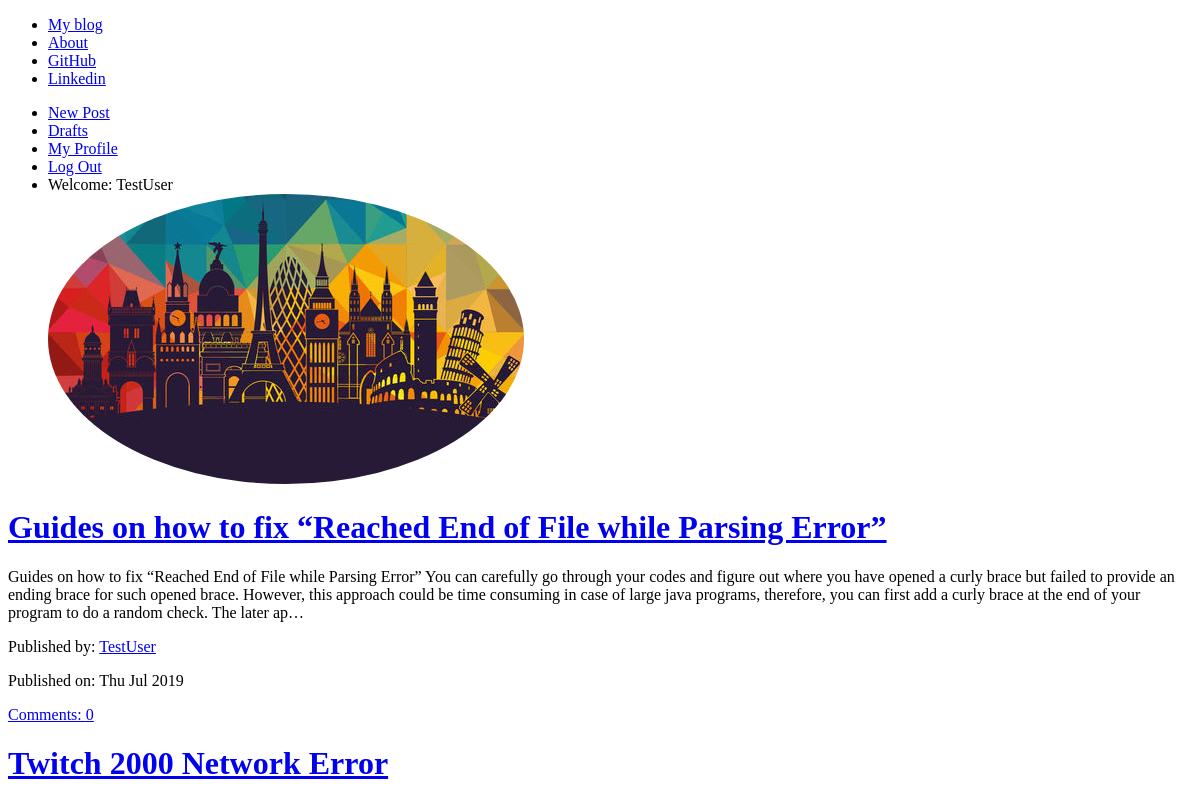
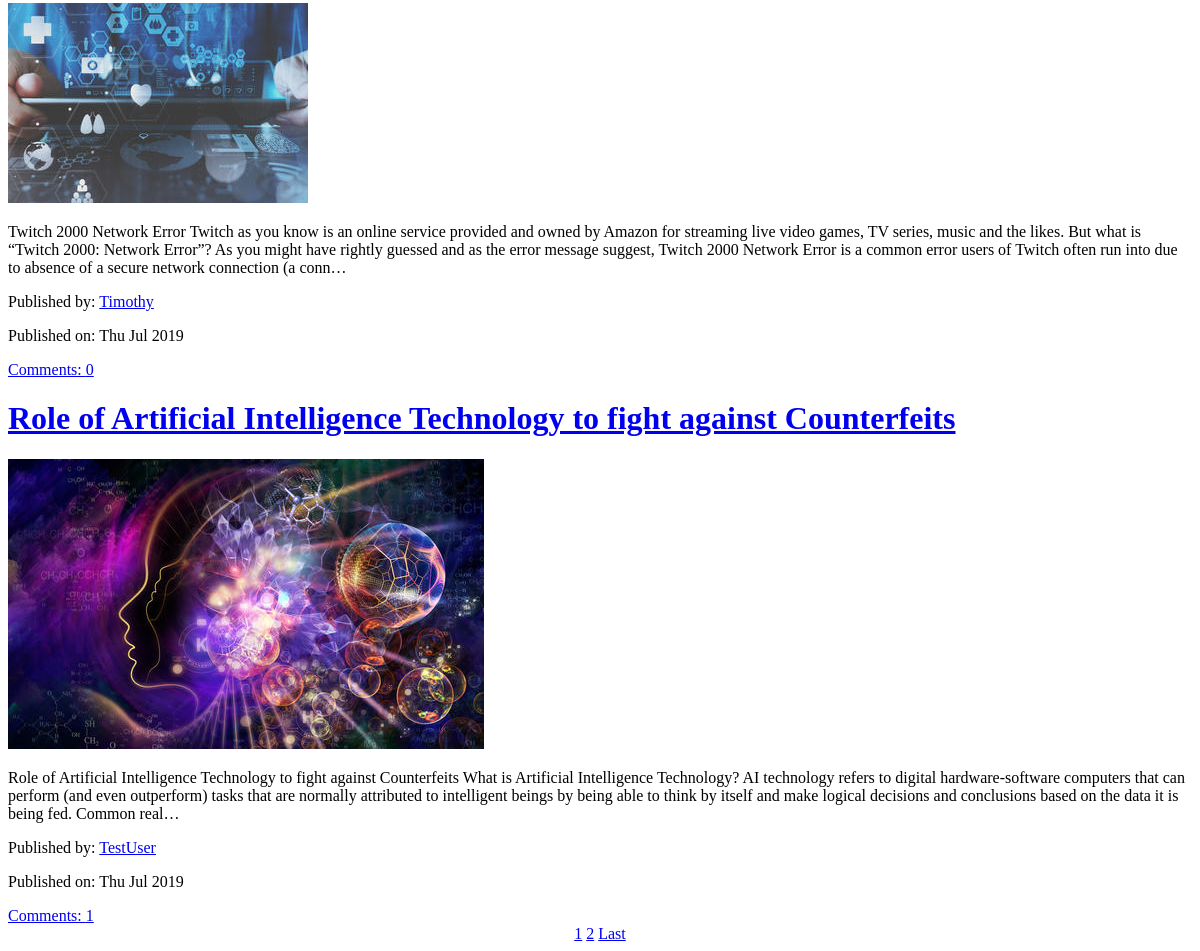
Screenshot of / (signed in) with the database file from the repository (2 pictures, top to bottom).
### User_Registration_App/models.py (models this page shows, shortened)
class UserProfile(models.Model):
    user = models.OneToOneField(User, on_delete = models.CASCADE)
    picture = models.ImageField(default = "profile_pics/cehhhh.jpg", upload_to = "profile_pics")

### Blog_App/models.py (models this page shows, shortened)
class Post(models.Model):
    author = models.ForeignKey('auth.User', on_delete=models.CASCADE)
    title = models.CharField(max_length=200, unique=True)
    text = models.TextField()
    create_date = models.DateTimeField(default=timezone.now)
    published_date = models.DateTimeField(blank=True, null=True)
    image = models.ImageField(blank=True, null=True, upload_to='post_pics')
    def approve_comments(self):
        return self.comments.filter(approved_comment=True)

### Blog_App/views.py (the view)
# urls.py: path('', views.PostListView.as_view(), name='post_list'),
class PostListView(ListView):
    model = Post
    context_object_name = 'post_list'
    def get_queryset(self):
        return Post.objects.filter(published_date__lte=timezone.now()).order_by('-published_date')
    paginate_by = 3

### Blog_App/templates/Blog_App/post_list.html (shortened to what this page needs)
{% extends "Blog_App/base.html" %}
{% block content %}
<div class="centerstage">
  {% for post in post_list %}
    <div class="post">
      <h1> <a href="{% url 'Blog_App:post_detail' pk=post.pk %}">{{post.title}}</a> </h1>
      {% if post.image %}
        <img src="{{post.image.url}}" alt="PostImage">
      {% endif %}
      <p>{{post.text|truncatechars:400}}</p>
      <div class="date">
        <p>Published by: <a href="{% url 'Blog_App:user_post_list' username=post.author %}">{{post.author}}</a></p>
        <p>Published on: {{post.published_date|date:"D M Y"}}</p>
      </div>
      <a href="{% url 'Blog_App:post_detail' pk=post.pk %}">Comments: {{post.approve_comments.count}}</a>
    </div>
  {% endfor %}
</div>
<footer style="text-align:center">
  <div class="paginator">
    {% if is_paginated %}
      {% for num in page_obj.paginator.page_range %}
        {% if page_obj.number == num %}
          <a href="?page={{num}}">{{num}}</a>
        {% endif %}
      {% endfor %}
      {% if page_obj.has_next %}
        <a href="?page={{page_obj.next_page_number}}">{{page_obj.next_page_number}}</a>
        <a href="?page={{page_obj.paginator.num_pages}}">Last</a>
      {% endif %}
    {% endif %}
  </div>
</footer>
{% endblock %}

### Blog_App/templates/Blog_App/base.html (shortened to what this page needs)
<!DOCTYPE html>
{% load staticfiles %}
<html lang="en" dir="ltr">
  <head>
      <link rel="stylesheet" href="{% static 'css/Blog_App.css' %}">
  </head>
  <body class="loader">
    <div class="jumbotron">
      <ul class="nav navbar-nav">
        <li><a href="{% url 'Blog_App:post_list' %}">My blog</a></li>
        <li><a href="{% url 'Blog_App:about' %}">About</a></li>
        <li><a target="_blank" href="https://github.com/Timothy-py/Blog_Project.git">GitHub</a></li>
        <li><a target="_blank" href="https://www.linkedin.com">Linkedin</a></li>
      </ul>
      {% if user.is_authenticated %}
      <ul class="nav navbar-nav navbar-right">
        <li>
          <a href="{% url 'Blog_App:post_new' %}">New Post</a>
        </li>
        <li>
          <a href="{% url 'Blog_App:post_draft_list' %}">Drafts</a>
        </li>
        <li>
          <a href="{% url 'Blog_App:profile' pk=user.pk %}">My Profile</a>
        </li>
        <li><a href="{% url 'logout' %}">Log Out</a></li>
        <li>
          <a>Welcome: {{user.username}}</a>
        </li>
          <div class="profile_pics">
            <img style="border-radius:50%" src="{{user.userprofile.picture.url}}" alt="profile picture">
          </div>
          {% else %}
            <li> <a class="nav navbar-right"  href="{% url 'login' %}"> <span class="glyphicon glyphicon-user">Login</span> </a> </li>
            <li> <a href="{% url 'register' %}">Sign Up</a> </li>
      </ul>
      {% endif %}
    </div>
    <div class="content container">
      <div class="row">
        <div class="col-md-8">
          <div class="blog_posts">
            {% block content %}
            {% endblock %}
          </div>
        </div>
      </div>
    </div>
  </body>
</html>

### Blog_App/static/css/Blog_App.css (style rules this page uses)
.centerstage { margin-left: auto; margin-right: auto; }
.loader { filter: hue-rotate(0deg); color: linear-gradient(45deg,#0f8,#08f); animation: hue 10000ms infinite linear; }

### rows the page displays
Post: title "Guides on how to fix “Reached End of File while Parsing Error”", text "Guides on how to fix “Reached End of File while Parsing Error” You can carefully go through your codes and figure out where you have opened a curly brace but failed to provide an ending brace for such opened brace. However, this approach could be time consuming in case of large java programs, therefore, you can first add a curly brace at the end of your program to do a random check. The later ap…", author "TestUser", published_date "Thu Jul 2019", approve_comments.count "0"
Post: title "Twitch 2000 Network Error", image (picture), text "Twitch 2000 Network Error Twitch as you know is an online service provided and owned by Amazon for streaming live video games, TV series, music and the likes. But what is “Twitch 2000: Network Error”? As you might have rightly guessed and as the error message suggest, Twitch 2000 Network Error is a common error users of Twitch often run into due to absence of a secure network connection (a conn…", author "Timothy", published_date "Thu Jul 2019", approve_comments.count "0"
Post: title "Role of Artificial Intelligence Technology to fight against Counterfeits", image (picture), text "Role of Artificial Intelligence Technology to fight against Counterfeits What is Artificial Intelligence Technology? AI technology refers to digital hardware-software computers that can perform (and even outperform) tasks that are normally attributed to intelligent beings by being able to think by itself and make logical decisions and conclusions based on the data it is being fed. Common real…", author "TestUser", published_date "Thu Jul 2019", approve_comments.count "1"

### other values shown
{{ user.username }} "TestUser"
{{ num }} "1"
{{ page_obj.next_page_number }} "2"
